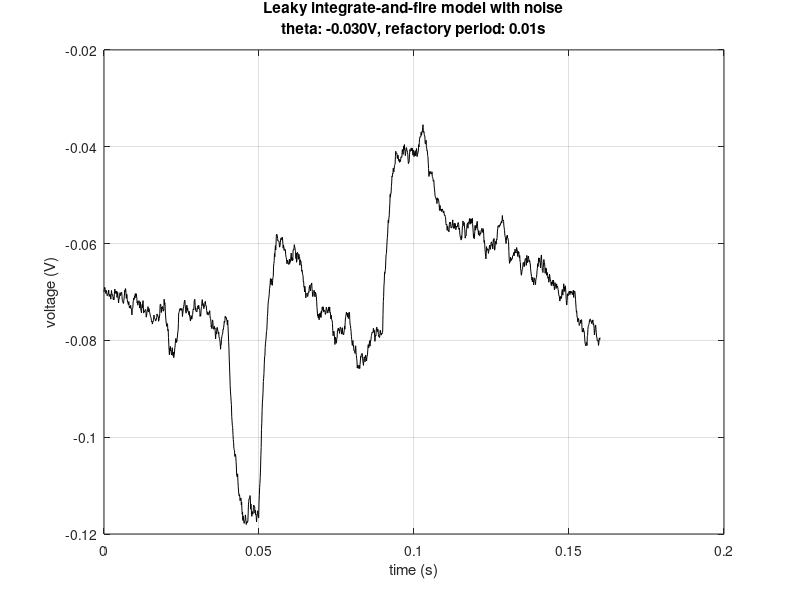

This chart was generated by the following MATLAB code:
% LIF MATLAB model - based on code
% and lecture slides of Prof. Kevin Gurney

%% CLEANUP
clear all
clc
clf

%% PARAMETER SETUP
% membrane constants
tau = 0.020;
R = 3e7;
% resting potential
E = -0.070;
% threshold for a spike
theta = -0.030;
% change in time - window
dt = 0.0001;
% total milliseconds to run for
T = 0.16;
% total number of steps
no_steps = round(T ./ dt);
% time - for plotting
time = linspace(0, T, no_steps + 1);
% external events array
psc = [];
 % external inhibition event
ipsc = [];
% set up PSC events - external current give rise to inc v.  
psc(1) = 0.05;
psc(2) = 0.09;
ipsc(1) = 0.04;
% number of external events
no_pcs = length(psc);
no_ipcs = length(ipsc);
tau_s = 0.003;
Q = 40e-12;
I_0 = Q ./ tau_s;
% index for each ext. event? IE psc(1)/dt, psc(2)/dt...
index_pscs = round(psc ./ dt);
index_ipscs = round(ipsc ./ dt);

% voltage matrix
V = zeros(1, no_steps + 1);
% initial voltage of membrane - put at rest
V(1) = -0.07;
% current
I = zeros(1, no_steps + 1);
% initial current
I(1) = 0;
% noise - sampling from norm/Gaussian dist, 1*no_steps matrix
% random(A,B,C,[D,E])- what does B do!?
randI = 3e-9 .* random('Normal', 0, 1.5, [1, no_steps]);
% time since last spike
t_spike = 0;
% absolute refactory period
arp = 0.01; %this being 0.02 doesn't work.
% total number of spikes
no_spikes = 0;

%% SIMULATION
for i=1:no_steps
    for k=1:no_pcs
        % if step sits on an external event step...
        if i == index_pscs(k)
            % increase the current
            I(i) = I(i) + I_0;
        end
    end
    for x=1:no_ipcs
        if i == index_ipscs(x)
            I(i) = I(i) - I_0;
        end
    end
    I(i+1) = I(i)-(dt/tau_s).*I(i);
    
    dV =(dt/tau).*(E-V(i)+I(i).*R + randI(i).*R);
    % update without noise
    % dV =(dt/tau).*(E-V(i)+I(i).*R);
    V(i+1) = V(i) + dV;
    % spike
    if (V(i+1) > theta) 
        if no_spikes>0
            % check we're not in absolute refac period
            if (time(i)>=(t_spike+arp))
                % reset voltage
                V(i+1) = E;
                % Eleni's trick of making spikes look nice
                V(i) = -0;
                % record spike
                t_spike = time(i);
                % increment spike count
                no_spikes = no_spikes+1;
            end
        else
            % no spikes yet - no need to check
            V(i+1) = E;
            % Eleni's trick of making spikes look nice
            V(i) = -0;
            % record spike
            t_spike = time(i);
            % increment spike count
            no_spikes = no_spikes+1;
        end
    end
end
%% PLOTTING
figure(1)
plot(time, V, 'color', 'black');
hold on
plot(time, theta, '--r');
line1 = 'Leaky integrate-and-fire model with noise';
line2 = sprintf('theta: %.3fV, refactory period: %.2fs',theta, arp);
title({line1, line2});
xlabel('time (s)')
ylabel('voltage (V)')
grid on